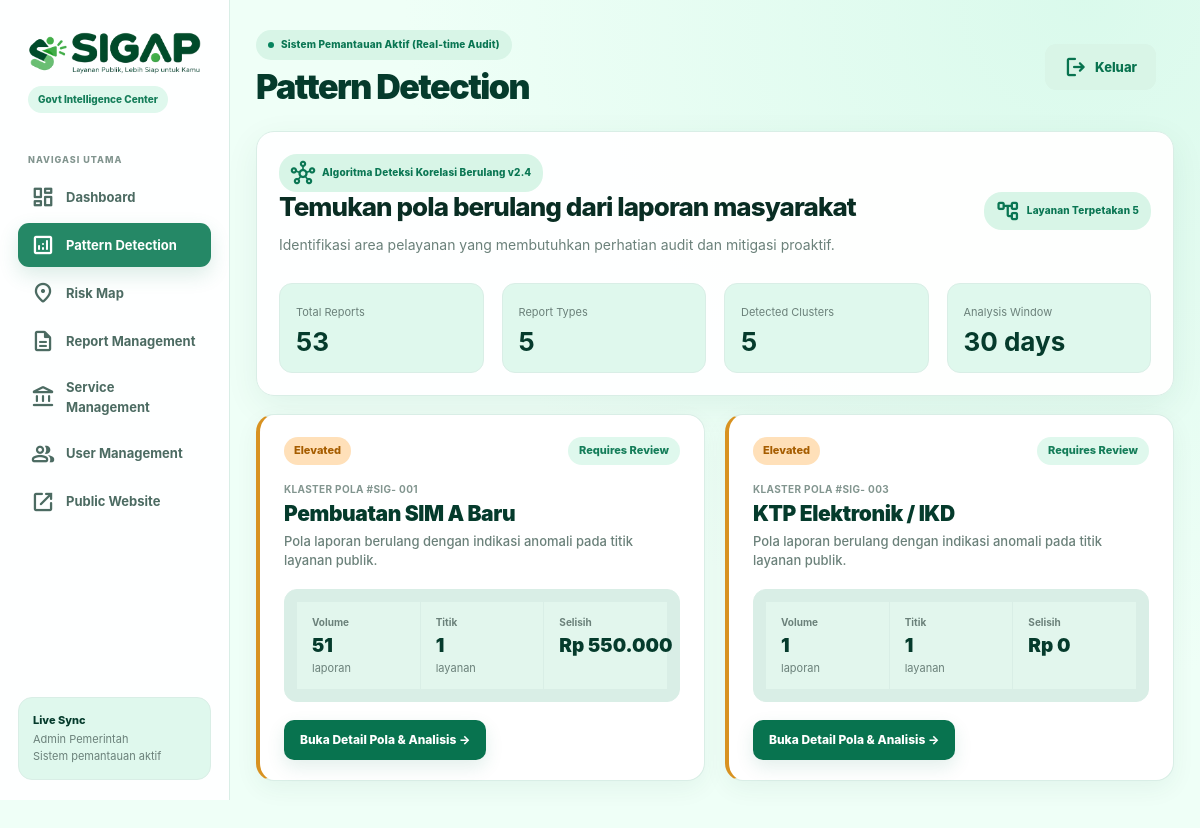
Screenshot of /admin/pattern.php (signed in) with the database file from the repository.
### tables this page shows
CREATE TABLE public_services (
    id INT UNSIGNED AUTO_INCREMENT PRIMARY KEY,
    category_id INT UNSIGNED NOT NULL,
    name VARCHAR(180) NOT NULL,
    institution VARCHAR(180) NULL,
    official_fee DECIMAL(15,2) NOT NULL DEFAULT 0,
    regulation VARCHAR(255) NULL,
    duration_minutes INT UNSIGNED NULL,
    description TEXT NULL,
    requirements TEXT NULL,
    procedure_text TEXT NULL,
    status ENUM('active','inactive') NOT NULL DEFAULT 'active',
    created_at TIMESTAMP DEFAULT CURRENT_TIMESTAMP,
    updated_at TIMESTAMP DEFAULT CURRENT_TIMESTAMP ON UPDATE CURRENT_TIMESTAMP,
    FOREIGN KEY(category_id) REFERENCES service_categories(id) ON UPDATE CASCADE ON DELETE RESTRICT,
    INDEX idx_service_status(status),
    INDEX idx_service_category(category_id)
);

### config/helpers.php (called while the page is built, shortened)
<?php
function e($value): string
{
    return htmlspecialchars(
        (string) ($value ?? ''),
        ENT_QUOTES,
        'UTF-8'
    );
}
function rupiah($amount): string
{
    return 'Rp ' . number_format((float) $amount, 0, ',', '.');
}

### public/admin/pattern.php (the view, shortened to what this page needs)
<?php
require_once __DIR__ . '/../../config/database.php';
require_once __DIR__ . '/../../config/helpers.php';
require_once __DIR__ . '/_layout.php';
$rows = $pdo
    ->query("
        SELECT
            ps.id,
            ps.name,
            COUNT(r.id) AS volume,
            COUNT(DISTINCT r.location_id) AS points,
            COALESCE(
                SUM(r.discrepancy_amount),
                0
            ) AS discrepancy
        FROM public_services ps
        LEFT JOIN reports r
            ON r.service_id = ps.id
        GROUP BY ps.id
        ORDER BY volume DESC
    ")
    ->fetchAll();
$types = $pdo
    ->query("
        SELECT
            incident_type,
            COUNT(*) AS total
        FROM reports
        GROUP BY incident_type
        ORDER BY total DESC
    ")
    ->fetchAll();
$totalReports = array_sum(
    array_column(
        $rows,
        'volume'
    )
);
$totalTypes = count($types);
$detectedClusters = count($rows);
?>
<div class="card pattern-intro-card">
    <div class="toolbar">
        <div>
            <span class="eyebrow">
                <span class="material-symbols-rounded">
                </span>
                Algoritma Deteksi Korelasi Berulang v2.4
            </span>
            <h2>
                Temukan pola berulang dari laporan masyarakat
            </h2>
            <p class="muted">
                Identifikasi area pelayanan yang membutuhkan
                perhatian audit dan mitigasi proaktif.
            </p>
        </div>
        <span class="eyebrow">
            <span class="material-symbols-rounded">
            </span>
            Layanan Terpetakan
            <?= number_format($detectedClusters) ?>
        </span>
    </div>
    <div class="grid-4 pattern-summary">
        <div class="risk-box">
            <small>
                Total Reports
            </small>
            <b>
                <?= number_format($totalReports) ?>
            </b>
        </div>
        <div class="risk-box">
            <small>
                Report Types
            </small>
            <b>
                <?= number_format($totalTypes) ?>
            </b>
        </div>
        <div class="risk-box">
            <small>
                Detected Clusters
            </small>
            <b>
                <?= number_format($detectedClusters) ?>
            </b>
        </div>
        <div class="risk-box">
            <small>
                Analysis Window
            </small>
            <b>
                30 days
            </b>
        </div>
    </div>
</div>
<div
    class="pattern-grid"
    style="margin-top: 18px"
>
    <?php foreach ($rows as $r): ?>
        <div class="card pattern-card">
            <div class="action-row">
                <span class="badge badge-elevated">
                    Elevated
                </span>
                <span class="status">
                    Requires Review
                </span>
            </div>
            <small class="pattern-id">
                KLASTER POLA #SIG-
                <?= str_pad(
                    (string) $r['id'],
                    3,
                    '0',
                    STR_PAD_LEFT
                ) ?>
            </small>
            <h2>
                <?= e($r['name']) ?>
            </h2>
            <p class="muted">
                Pola laporan berulang dengan indikasi
                anomali pada titik layanan publik.
            </p>
            <div class="pattern-stat">
                <div>
                    <small>
                        Volume
                    </small>
                    <b>
                        <?= number_format($r['volume']) ?>
                    </b>
                    <span class="muted">
                        laporan
                    </span>
                </div>
                <div>
                    <small>
                        Titik
                    </small>
                    <b>
                        <?= number_format($r['points']) ?>
                    </b>
                    <span class="muted">
                        layanan
                    </span>
                </div>
                <div>
                    <small>
                        Selisih
                    </small>
                    <b>
                        <?= rupiah($r['discrepancy']) ?>
                    </b>
                </div>
            </div>
            <div class="pattern-card-action">
                <a
                    class="btn btn-primary btn-sm"
                    href="/admin/pattern_detail.php?service=<?= $r['id'] ?>"
                >
                    Buka Detail Pola &amp; Analisis →
                </a>
            </div>
        </div>
    <?php endforeach; ?>
</div>

### public/assets/css/style.css (style rules this page uses)
:root { --green-950: #053b2c; --green-900: #075b41; --green-850: #0a6a4b; --green-800: #08734f; --green-700: #147d59; --green-600: #258866; --mint-0: #f5fffa; --mint: #effff7; --mint-2: #dff8ed; --mint-3: #d2f5e4; --mint-4: #c3efdc; --text: #092d23; --muted: #6b817a; --muted-2: #82958f; --white: #fff; --line: #d9eee6; --line-strong: #c7e5d9; --amber: #e4a22e; --red: #cf3c3c; --shadow: 0 10px 34px rgba(16, 80, 58, .07); --shadow-hover: 0 18px 42px rgba(16, 80, 58, .12); --radius-sm: 10px; --radius-md: 14px; --radius-lg: 18px; --radius-xl: 24px; --ease: cubic-bezier(.22, .61, .36, 1); }
* { box-sizing: border-box; }
html { scroll-behavior: smooth; }
body { margin: 0; background: var(--mint); color: var(--text); font-family: Inter, ui-sans-serif, system-ui, -apple-system, "Segoe UI", Roboto, Arial, sans-serif; font-size: 14px; line-height: 1.55; -webkit-font-smoothing: antialiased; }
body::before { content: ""; position: fixed; inset: 0; pointer-events: none; background: radial-gradient(circle at 8% 0%, rgba(190, 244, 220, .28), transparent 28%), radial-gradient(circle at 95% 12%, rgba(205, 247, 228, .20), transparent 25%); z-index: -1; }
a { color: inherit; text-decoration: none; transition: color .18s var(--ease); }
h1, h2, h3, h4 { color: var(--text); font-weight: 850; letter-spacing: -.035em; line-height: 1.16; }
h2 { font-size: 26px; margin: 0 0 12px; }
p { margin: 0 0 12px; }
small { font-size: 11px; color: var(--muted); }
.muted { color: var(--muted); }
.btn, .card, .notice, .public-nav a, .side-nav a, .input, .select, .searchbar { transition: transform .2s var(--ease), box-shadow .2s var(--ease), border-color .2s var(--ease), background-color .2s var(--ease), color .2s var(--ease); }
.btn { display: inline-flex; align-items: center; justify-content: center; gap: 7px; border: 1px solid transparent; border-radius: 11px; padding: 11px 16px; font-weight: 800; font-size: 13px; cursor: pointer; box-shadow: none; }
.btn-primary { background: var(--green-800); color: #fff; box-shadow: 0 7px 18px rgba(8, 115, 79, .15); }
.btn-sm { padding: 8px 11px; font-size: 11px; border-radius: 9px; }
.eyebrow { display: inline-flex; align-items: center; gap: 7px; padding: 7px 12px; border-radius: 18px; background: #d8f5e7; color: #0a7653; font-size: 10px; font-weight: 850; letter-spacing: .15px; }
.grid-4 { display: grid; grid-template-columns: repeat(4, 1fr); gap: 18px; }
.card { background: rgba(255, 255, 255, .96); border: 1px solid var(--line); border-radius: var(--radius-lg); padding: 22px; box-shadow: var(--shadow); }
.card h2, .card h3 { margin-top: 0; }
.status { font-size: 11px; font-weight: 800; padding: 5px 9px; border-radius: 18px; background: #dff6eb; color: #147451; }
.reveal { opacity: 0; transform: translateY(8px); transition: opacity .45s var(--ease), transform .45s var(--ease), box-shadow .2s var(--ease), border-color .2s var(--ease); }
.reveal.is-visible { opacity: 1; transform: none; }
.admin-layout .material-symbols-rounded { font-family: "Material Symbols Rounded"; font-weight: normal; font-style: normal; line-height: 1; letter-spacing: normal; text-transform: none; white-space: nowrap; word-wrap: normal; direction: ltr; -webkit-font-feature-settings: "liga"; -webkit-font-smoothing: antialiased; font-feature-settings: "liga"; font-variation-settings: "FILL" 0, "wght" 500, "GRAD" 0, "opsz" 24; }

### rows the page displays
public_services: id "001", name "Pembuatan SIM A Baru", volume "51", points "1", discrepancy "Rp 550.000"
public_services: id "003", name "KTP Elektronik / IKD", volume "1", points "1", discrepancy "Rp 0"

### other values shown
$title "Pattern Detection"
$detectedClusters "5"
$totalReports "53"
$totalTypes "5"
